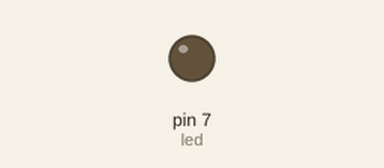
Bench run of a sketch on a simulated Arduino Uno, built with avr-gcc and run on an emulated ATmega328P. Parts: output pins drawn as LEDs (lit = HIGH).

Above: at 0.8 s.
At 2.75 s:
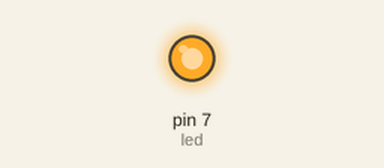
Timing chart, 0 to 3.0 s (numbered marks = the images above):
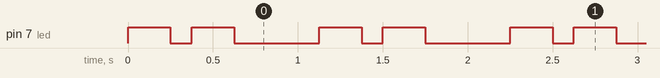

Measured:
- by itself, pin 7 (led): repeats every 1.1 s: LOW 0.13 s, HIGH 0.25 s, LOW 0.50 s, HIGH 0.25 s
- by itself, everything shown: repeats every 1.1 s, in 4 steps

The sketch:

ex01_test.ino
```cpp
// Pin D7 has an LED connected on FLORA.
// give it a name:
int led = 7;

// the setup routine runs once when you press reset:
void setup() {
  // initialize the digital pin as an output.
  pinMode(led, OUTPUT);
}

// the loop routine runs over and over again forever:
void loop() {
  digitalWrite(led, HIGH);   // turn the LED on (HIGH is the voltage level)
  delay(250);               // wait for a second
  digitalWrite(led, LOW);    // turn the LED off by making the voltage LOW
  delay(125);               // wait for a second
  digitalWrite(led, HIGH);   // turn the LED on (HIGH is the voltage level)
  delay(250);               // wait for a second
  digitalWrite(led, LOW);    // turn the LED off by making the voltage LOW
  delay(500);               // wait for a second
}
```
